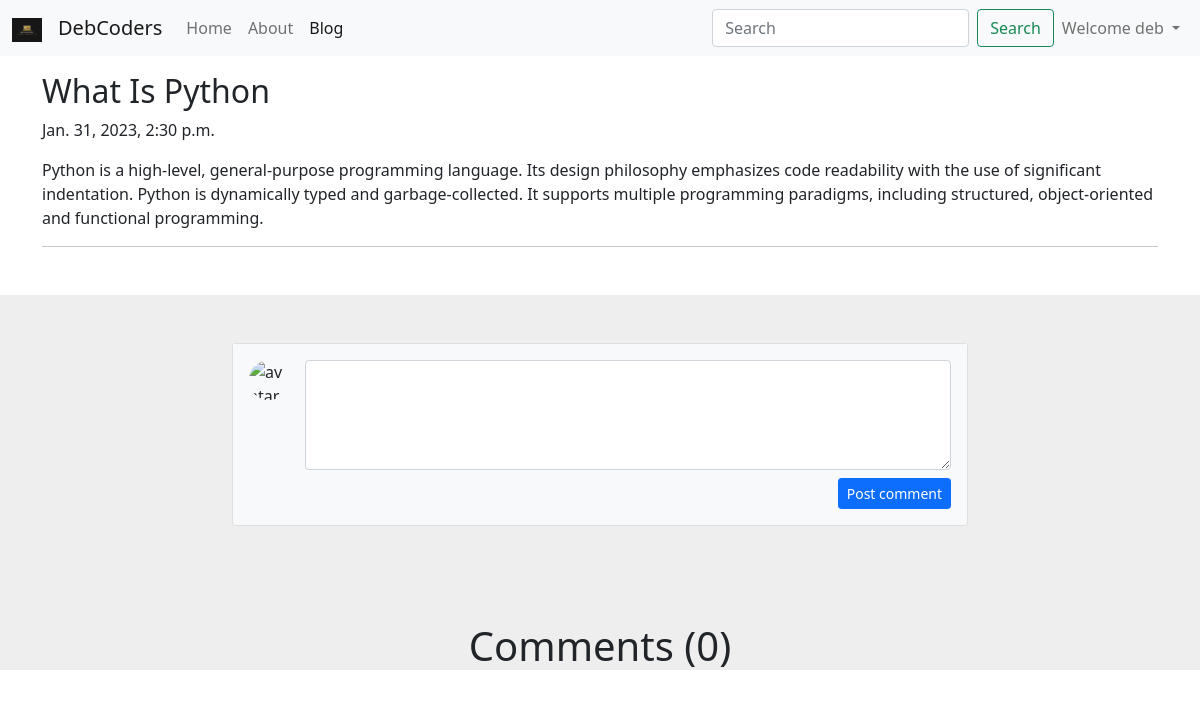
Page /blogPost/1 (signed in) on the committed database.
### home/models.py (models this page shows, shortened)
class Post(models.Model):
    sno = models.AutoField(primary_key=True)
    title = models.CharField(max_length=255)
    content = models.TextField()
    timeStampt = models.DateTimeField(blank=True)

### home/views.py (the view)
# urls.py: path('blogPost/<sno>', views.blogPost, name='blogPost'),
def blogPost(request, sno):
    post = Post.objects.filter(sno=sno).first()
    comments = BlogComment.objects.filter(post=post, parent=None)
    replies = BlogComment.objects.filter(post=post).exclude(parent=None)
    replyDict = {}
    for reply in replies:
        if reply.parent.sno not in replyDict.keys():
            replyDict[reply.parent.sno] = [reply]
        else:
            replyDict[reply.parent.sno].append(reply)
    context = {'post' : post, 'comments' : comments, 'replyDict' : replyDict}
    return render(request, "blogPost.html", context)

### templates/blogPost.html (shortened to what this page needs)
{% extends 'base.html' %}
{% block blog_active %} active {% endblock %}
{% block content %}
{% load humanize %}
{% load extras %}
<div class="container my-3">
    <h2 class="blog-post-title">{{post.title}}</h2>
    <p class="blog-post-meta">{{post.timeStampt}}</p>
    <p>{{post.content|safe}}</p>
    <hr>
</div>
<section style="background-color: #eee;">
    {% if user.is_authenticated %}
    <div class="container my-5 py-5">
        <div class="row d-flex justify-content-center">
            <div class="col-md-12 col-lg-10 col-xl-8">
                <div class="card">
                    <div class="card-footer py-3 border-0" style="background-color: #f8f9fa;">
                        <form action="/postComment" method="post">
                            <div class="d-flex flex-start w-100">
                                <img class="rounded-circle shadow-1-strong me-3"
                                    src="https://encrypted-tbn0.gstatic.com/images?q=tbn:ANd9GcSXNmx_07pTh34-nZYg7cBxq3fN3Nn05IFbW_ghFzI-gw&s"
                                    alt="avatar" width="40" height="40" />
                                <div class="form-outline w-100">
                                    <textarea class="form-control" id="textAreaExample" rows="4"
                                        style="background: #fff;" name="comment"></textarea>
                                </div>
                            </div>
                            <button type="submit" class="btn btn-primary btn-sm float-end mt-2 pt-1">Post
                                comment</button>
                        </form>
                    </div>
                </div>
            </div>
        </div>
    </div>
    {% else %}
    <p class="text-center">Please Login To Post a comment</p>
    {% endif %}
    <h1 class="text-center">Comments ({{comments.count}})</h1>
</section>
{% endblock %}

### templates/base.html (shortened to what this page needs)
<!doctype html>
<html lang="en">
<head>
    {% load static %}
    <link href="https://cdn.jsdelivr.net/npm/bootstrap@5.0.2/dist/css/bootstrap.min.css" rel="stylesheet"
>
    <link rel="stylesheet" href="https://cdnjs.cloudflare.com/ajax/libs/font-awesome/6.2.1/css/all.min.css" />
</head>
<body>
    <nav class="navbar navbar-expand-lg navbar-light bg-light">
        <div class="container-fluid">
            <a href="/" class="navbar-brand" href="#">
                <img src="{% static 'HCoders.png' %}" alt="" width="30" height="24">
            </a>
            <a class="navbar-brand" href="/">DebCoders</a>
            <div class="collapse navbar-collapse" id="navbarSupportedContent">
                <ul class="navbar-nav me-auto mb-2 mb-lg-0">
                    <li class="nav-item">
                        <a class="nav-link {% block home_active %}  {% endblock %}" aria-current="page"
                            href="/">Home</a>
                    </li>
                    <li class="nav-item">
                        <a class="nav-link {% block about_active %} {% endblock %}" href="/about">About</a>
                    </li>
                    <li class="nav-item">
                        <a class="nav-link {% block blog_active %} {% endblock %}" href="/blog">Blog</a>
                    </li>
                </ul>
                <form class="d-flex" method="get" action="/search">
                    <input class="form-control me-2" type="search" placeholder="Search" aria-label="Search" name="search" id="search">
                    <button class="btn btn-outline-success" type="submit">Search</button>
                </form>
                <div class="ml-auto form-inline">
                    <ul class="navbar-nav">
                        {% if user.is_authenticated %}
                        <li class="nav-item dropdown">
                            <a class="nav-link dropdown-toggle" href="#" id="navbarDropdown" role="button"
                                data-bs-toggle="dropdown" aria-expanded="false">
                                Welcome {{request.user.username}}
                            </a>
                        </li>
                        {% endif %}
                    </ul>
                </div>
            </div>
    </nav>
    {% block content %}
    {% endblock %}
</body>
</html>

### rows in the picture
Post: title "What Is Python", timeStampt "Jan. 31, 2023, 2:30 p.m.", content "Python is a high-level, general-purpose programming language. Its design philosophy emphasizes code readability with the use of significant indentation. Python is dynamically typed and garbage-collected. It supports multiple programming paradigms, including structured, object-oriented and functional programming."

### other values in the picture
{{ request.user.username }} "deb"
{{ comments.count }} "0"
